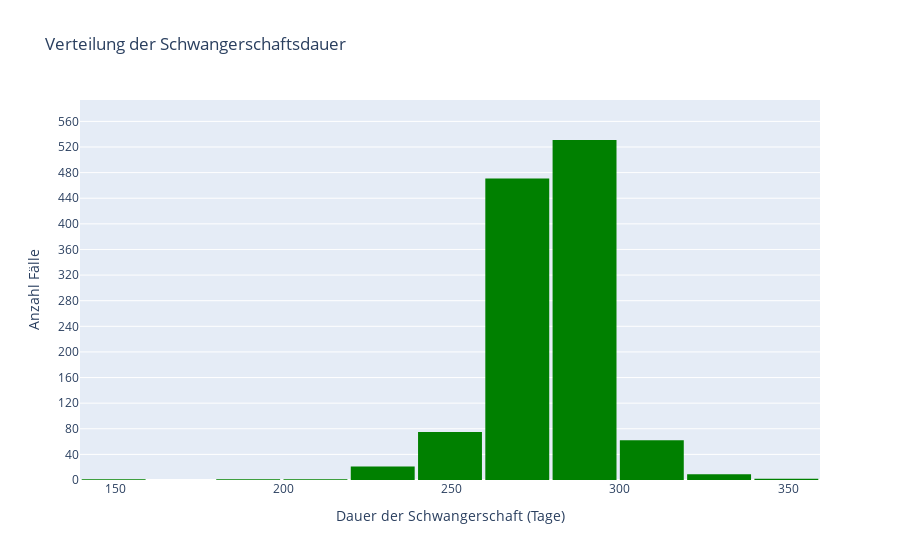

Notebook code cell kept with this figure:
### Code cell
# 6. Wie ist die Verteilung der Schwangerschaftsdauer? Stelle dies mit einem Histogramm dar. 

maximum_schwangerschaftsdauer = int(round(df_clean["Schwangerschaftsdauer [d]"].max()))
print(f"maximale Schwangerschaftsdauer [d]: {maximum_schwangerschaftsdauer}")

minimum_schwangerschaftsdauer = int(round(df_clean["Schwangerschaftsdauer [d]"].min()))
print(f"minimale Schwangerschaftsdauer [d]: {minimum_schwangerschaftsdauer}")

import plotly.express as px

import numpy as np

# Werte vorbereiten
werte = df_clean["Schwangerschaftsdauer [d]"]

# Anzahl der gewünschten Bins
anzahl_bins = 15

# Höchsten Balkenwert berechnen (y-Achsen-Maximum)
counts, bins = np.histogram(werte, bins=anzahl_bins)
max_count = counts.max()

# Interaktives Histogramm mit Plotly
fig = px.histogram(
    df_clean,
    x="Schwangerschaftsdauer [d]",
    nbins=anzahl_bins,
    title="Verteilung der Schwangerschaftsdauer",
    labels={"Schwangerschaftsdauer [d]": "Tage"},
    color_discrete_sequence=["green"]
)

# Layout: schöner Abstand & Achsentitel
fig.update_layout(
    bargap=0.05,
    xaxis_title="Dauer der Schwangerschaft (Tage)",
    yaxis_title="Anzahl Fälle"
)

# Y-Achse anpassen: Puffer 15 % oben drauf
fig.update_yaxes(
    dtick=40,
    range=[0, max_count * 1.15]
)

fig.show()

### Figure 1 — Plotly figure (JSON) as saved in the notebook; plotly's stock layout.template omitted (floating-point values rounded to 4 significant figures; data arrays with more than 128 entries replaced by an {"elided": "..."} marker saying what was removed)
{"data": [{"bingroup": "x", "hovertemplate": "Tage=%{x}<br>count=%{y}<extra></extra>", "legendgroup": "", "marker": {"color": "green", "pattern": {"shape": ""}}, "name": "", "nbinsx": 15, "orientation": "v", "showlegend": false, "type": "histogram", "x": {"elided": "1174 int values"}, "xaxis": "x", "yaxis": "y"}], "layout": {"bargap": 0.05, "barmode": "relative", "legend": {"tracegroupgap": 0}, "title": {"text": "Verteilung der Schwangerschaftsdauer"}, "xaxis": {"anchor": "y", "domain": [0, 1], "title": {"text": "Dauer der Schwangerschaft (Tage)"}}, "yaxis": {"anchor": "x", "domain": [0, 1], "dtick": 40, "range": [0, 593.4], "title": {"text": "Anzahl Fälle"}}}}
